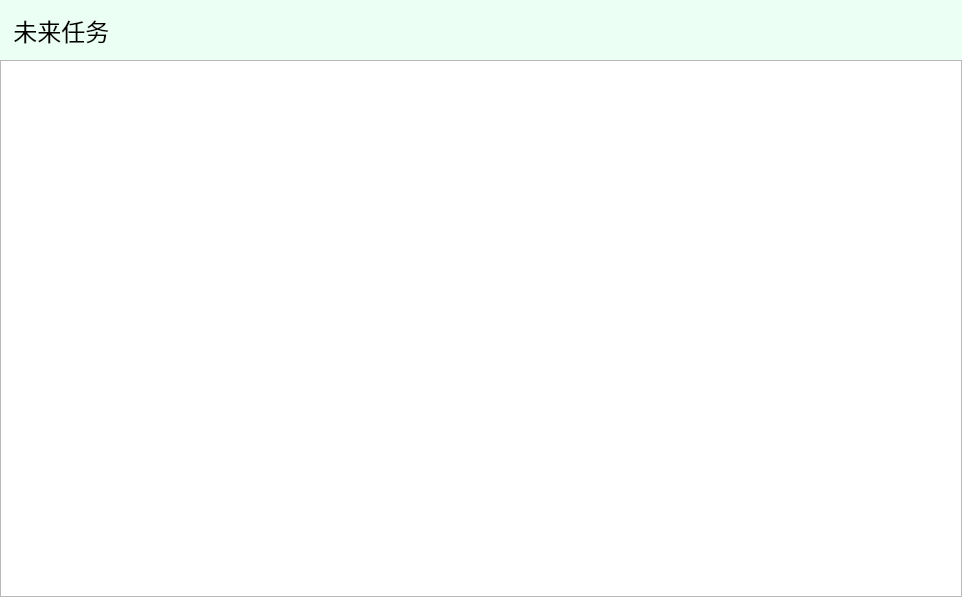
<?xml version="1.0" encoding="UTF-8"?>
<ui version="4.0">
 <class>ExpectedWorks</class>
 <widget class="QWidget" name="ExpectedWorks">
  <property name="geometry">
   <rect>
    <x>0</x>
    <y>0</y>
    <width>962</width>
    <height>597</height>
   </rect>
  </property>
  <property name="windowTitle">
   <string>Form</string>
  </property>
  <layout class="QVBoxLayout" name="verticalLayout">
   <property name="spacing">
    <number>0</number>
   </property>
   <property name="leftMargin">
    <number>0</number>
   </property>
   <property name="topMargin">
    <number>0</number>
   </property>
   <property name="rightMargin">
    <number>0</number>
   </property>
   <property name="bottomMargin">
    <number>0</number>
   </property>
   <item>
    <widget class="QLabel" name="label">
     <property name="sizePolicy">
      <sizepolicy hsizetype="Preferred" vsizetype="Fixed">
       <horstretch>0</horstretch>
       <verstretch>0</verstretch>
      </sizepolicy>
     </property>
     <property name="minimumSize">
      <size>
       <width>0</width>
       <height>60</height>
      </size>
     </property>
     <property name="font">
      <font>
       <pointsize>18</pointsize>
      </font>
     </property>
     <property name="styleSheet">
      <string notr="true">QLabel#label{
    background-color:rgb(235,255,245);
}</string>
     </property>
     <property name="text">
      <string>  未来任务</string>
     </property>
    </widget>
   </item>
   <item>
    <widget class="workDisplay" name="workView">
     <property name="styleSheet">
      <string notr="true">workDisplay#workView{
    background-color:rgb(235,255,245);
}</string>
     </property>
    </widget>
   </item>
  </layout>
 </widget>
 <customwidgets>
  <customwidget>
   <class>workDisplay</class>
   <extends>QListView</extends>
   <header location="global">workdisplay.h</header>
  </customwidget>
 </customwidgets>
 <resources/>
 <connections/>
</ui>
